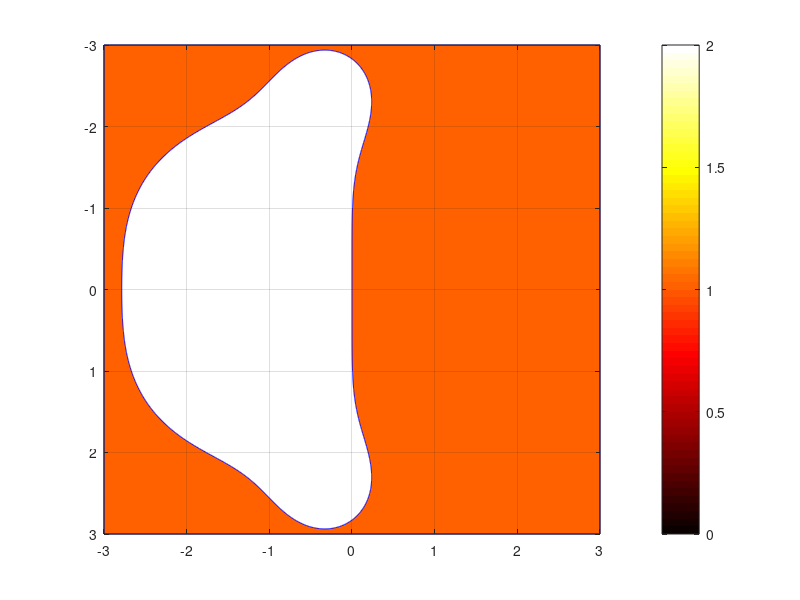

This chart was generated by the following MATLAB code: (Note: this script raises an error after producing the figure.)
% folder path for functions
addpath('methods/');

% initial setup
rows = 3;
res = 0.005;
[real_part, imag_part] = meshgrid(-rows:res:rows, -rows:res:rows);
complex_points = complex(real_part, -imag_part);

% parameter for theta-method ar LENM2
a = 1/2;

% stability functions
Rt = @(z) abs((1 + (1-a)*z)/(1 - a*z));
R1 = @(z) abs((1 + z));
R2 = @(z) abs((1 + z + z^2/2));
R3 = @(z) abs((1 + z + z^2/2 + z^3/6));
R4 = @(z) abs((1 + z + z^2/2 + z^3/6 + z^4/24));
R_LENM2 = @(z) abs((2 + (2 - 2*a)*z)/(2 - 2*a*z + (2*a - 1)*z^2));

% calculating the stability function
Z = arrayfun(R4, complex_points);

%plotting the region
figure();
imagesc([-rows,rows],[rows,-rows], min(1,Z), [0 1])
hold on
contourf(real_part,imag_part, Z, [1 1],'b')
colorbar
colormap("hot")
grid
ax = gca;
ax.XTick = -rows:1:rows;
ax.YTick = -rows:1:rows;
ax.XAxisLocation = 'origin';
ax.YAxisLocation = 'origin';
hold off
